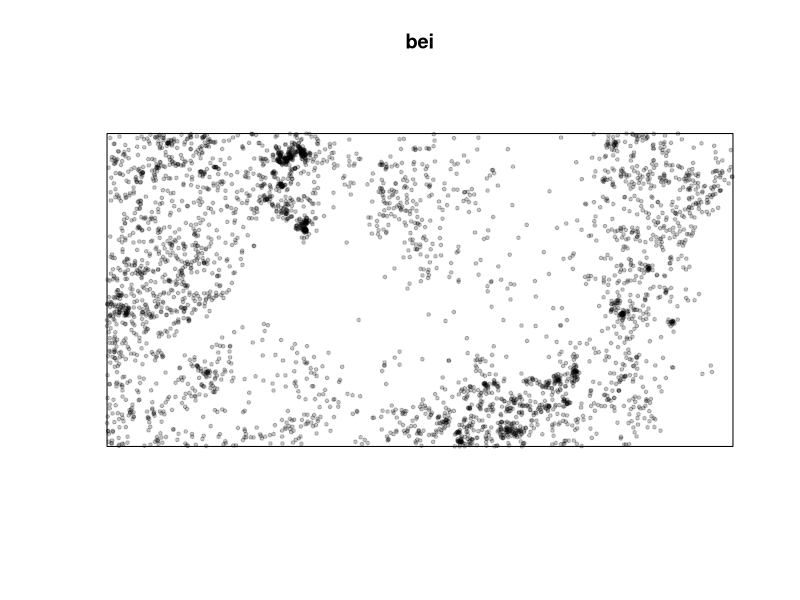

This chart was generated by the following R code:
# Population dynamics
# Surviving as much as we can as long as we have food, Numer in time
# worldometer

# install.packages("spatstat")
# install.packages("terra")
library(spatstat)
library(terra)

bei 
plot(bei, pch=19, cex=.5) 
